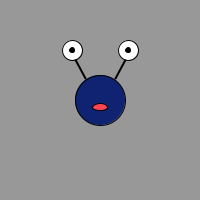
Frame 1 (no input)
Frame 60 (the mouse pressed at the canvas centre just before this capture): identical to frame 1, image omitted
Frame 120 (the mouse held since frame 60 and released just before this capture): identical to frame 1, image omitted

The Processing sketch that drew this single still picture (run headless with seeded random() and noise(); from frame 60 on, the mouse is pressed at the canvas centre):

// Processing sketch: weird_head
// ── weird_head.pde
int xpos, ypos;

void setup() {
  size(200, 200);
  xpos = width/2;
  ypos = height/2;
}

void draw() {
  background(#989898);
  fill(16, 35, 114);
  ellipse(xpos, ypos, 50, 50);
  strokeWeight(2);
  line(xpos-15, ypos-22, xpos-30, ypos-50);
  line(xpos+15, ypos-22, xpos+30, ypos-50);
  strokeWeight(1);
  fill(255, 255, 255);
  ellipse(xpos-28, ypos-50, 20, 20);
  ellipse(xpos+28, ypos-50, 20, 20);
  fill(0, 0, 0);
  ellipse(xpos-28, ypos-50, 5, 5);
  ellipse(xpos+28, ypos-50, 5, 5);
  fill(#FF4353);
  ellipse(xpos, ypos+7, 15, 7);
}
